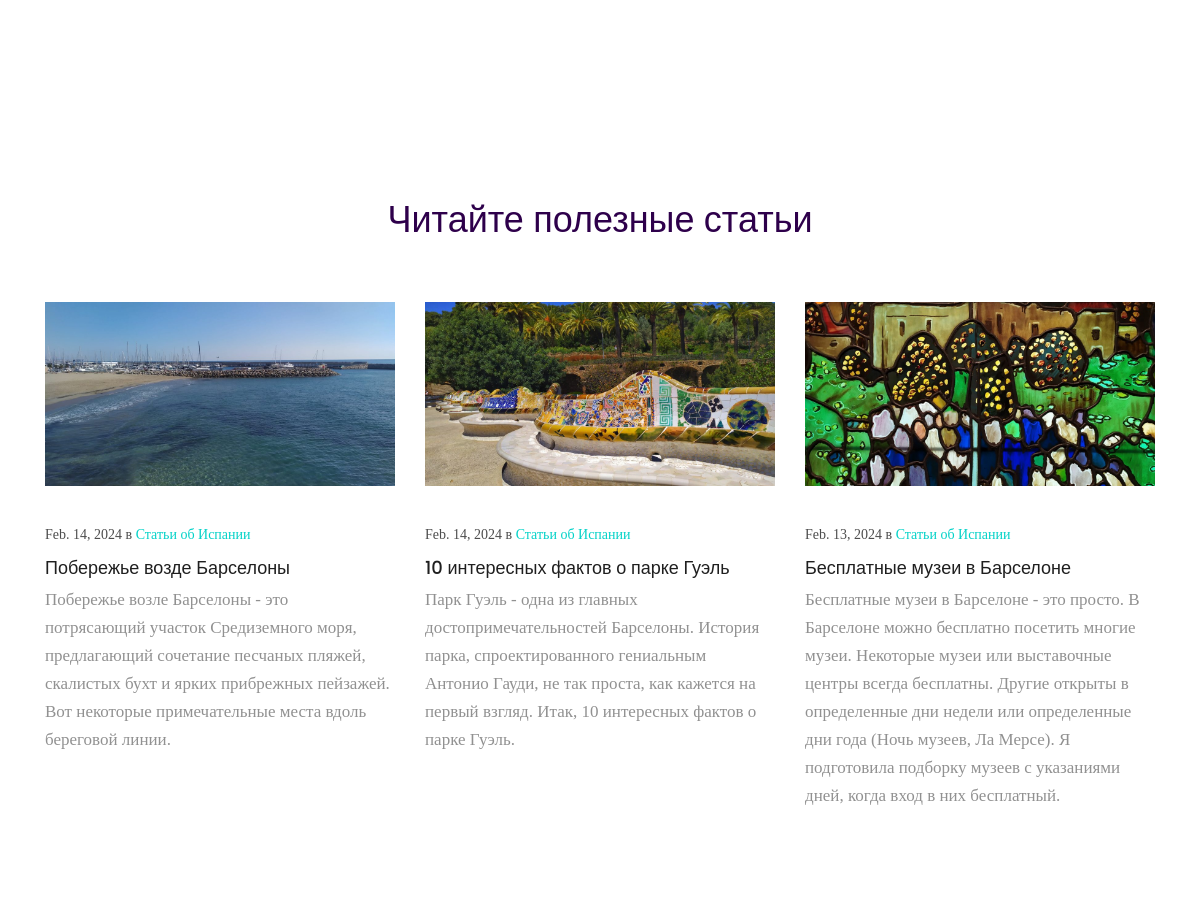
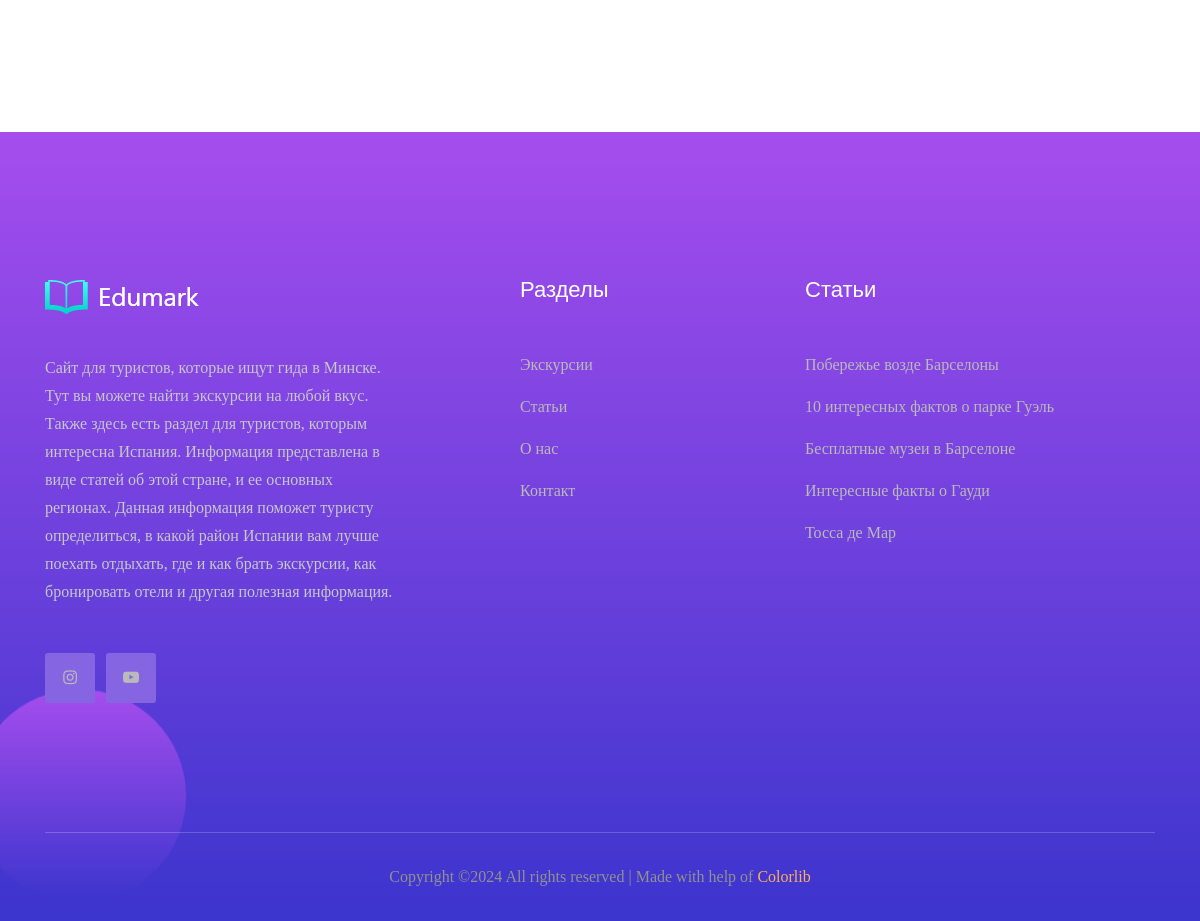
Page /catalog/about/ (lower part) on the earlier database version (2 pictures, top to bottom).
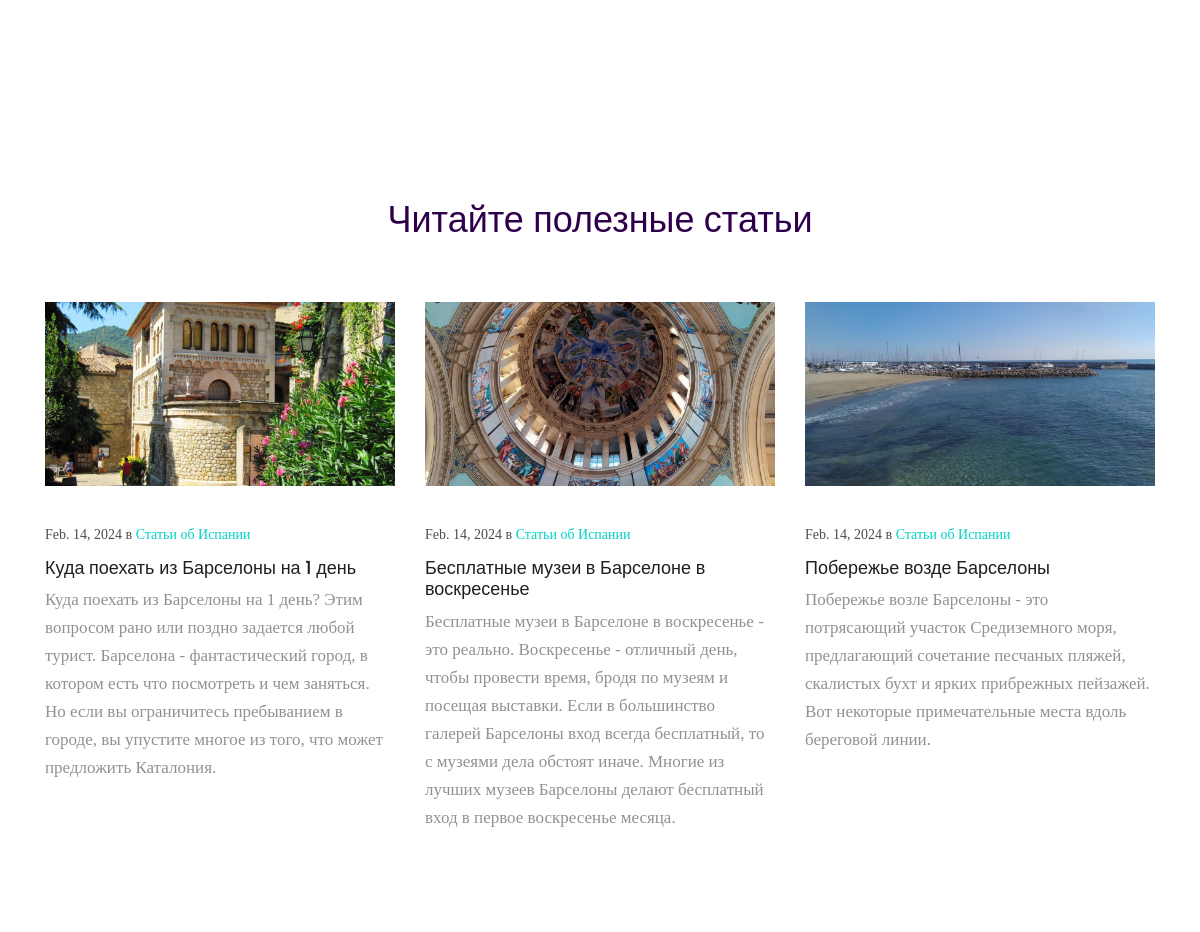
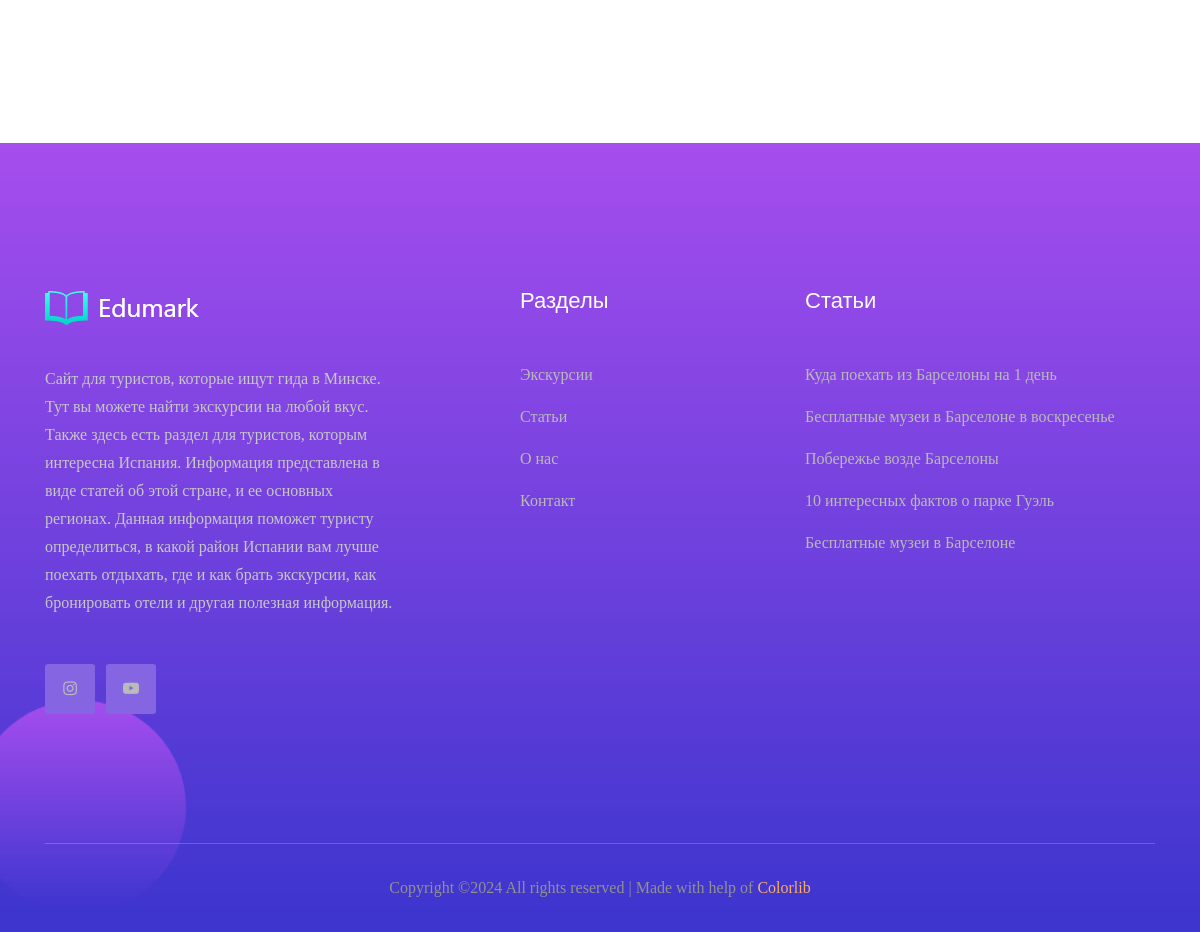
Same page on the later database version (2 pictures, top to bottom).
### catalog/models.py (models this page shows, shortened)
class Post(models.Model):
    title = models.CharField(max_length=255)
    description = models.TextField(null=True, blank=True)
    title_img = models.ImageField(upload_to='media/', null=True, blank=True)
    body = models.TextField(null=True, blank=True)
    created_on = models.DateTimeField(auto_now_add=True)
    last_modified = models.DateTimeField(auto_now=True)
    categories = models.ManyToManyField("Category", blank=True, related_name="categories")
    tags = models.ManyToManyField("Tag", blank=True)

### catalog/views.py (the view)
# urls.py: path('about/', views.about, name='about'),
def about(request):
    reviews = Review.objects.all()
    posts = Post.objects.all().order_by("-created_on")[:3]
    recent = Post.objects.all().order_by("-created_on")[:5]
    return render(request, 'about.html', context={'reviews': reviews, 'posts': posts, 'recent': recent, })

### catalog/models.py (called while the page is built)
    def __str__(self):
        return '%s %s' % (self.first_name, self.last_name)

### templates/about.html (shortened to what the changed rows need)
<!doctype html>
<html class="no-js" lang="zxx">
<head>
    {% load static %}
    <link rel="stylesheet" href="{% static 'css/bootstrap.min.css' %}">
    <link rel="stylesheet" href="{% static 'css/owl.carousel.min.css' %}">
    <link rel="stylesheet" href="{% static 'css/magnific-popup.css' %}">
    <link rel="stylesheet" href="{% static 'css/font-awesome.min.css' %}">
    <link rel="stylesheet" href="{% static 'css/themify-icons.css' %}">
    <link rel="stylesheet" href="{% static 'css/nice-select.css' %}">
    <link rel="stylesheet" href="{% static 'css/flaticon.css' %}">
    <link rel="stylesheet" href="{% static 'css/gijgo.css' %}">
    <link rel="stylesheet" href="{% static 'css/animate.css' %}">
    <link rel="stylesheet" href="{% static 'css/slicknav.css' %}">
    <link rel="stylesheet" href="{% static 'css/style.css' %}">
</head>
<body>
    <div class="our_latest_blog">
        <div class="container">
            <div class="row">
                <div class="col-xl-12">
                    <div class="section title text-center mb-100">
                        <h1>Читайте полезные статьи</h1>
                    </div>
                </div>
            </div>
            <div class="row">
                {% for post in posts %}
            <div class="col-xl-4 col-md-4">
                <div class="single_latest_blog">
                    <div class="thumb">
                        <img src="{{ post.title_img.url }}" alt>
                    </div>
                    <div class="content_blog">
                        <div class="date">
                            <p>
                                {{ post.created_on.date }} в
                                <a href="{% url 'blog' %}">Статьи об Испании</a>
                            </p>
                        </div>
                        <div class="blog_meta">
                            <h3>
                                <a href="/catalog/blog/{{ post.id }}">{{ post.title }}</a>
                            </h3>
                        </div>
                        <p class="blog_text">
                            {{ post.description }}
                        </p>
                    </div>
                </div>
            </div>
                {% endfor %}
            </div>
        </div>
    </div>
    <footer class="footer footer_bg_1">
      <div class="footer_top">
          <div class="container">
              <div class="row">
                  <div class="col-xl-4 col-md-6 col-lg-4">
                      <div class="footer_widget">
                          <ul class="none-list">
                              {% for post in recent %}
                              <li><a href="/catalog/blog/{{ post.id }}">{{ post.title }}</a></li>
                              {% endfor %}
                          </ul>
                      </div>
                  </div>
              </div>
          </div>
      </div>
  </footer>
</body>
</html>

Differences in the rows shown:
no longer on this page (row unchanged): Post: title "Интересные факты о Гауди", shown under "Статьи"
no longer on one of the page's lists (row unchanged): Post: created_on "Feb. 14, 2024", title "10 интересных фактов о парке Гуэль", description "Парк Гуэль - одна из главных достопримечательностей Барселоны. История парка, спроектированного гениальным Антонио Гауди, не так проста, как кажется на первый взгляд. Итак, 10 интересных фактов о парке Гуэль."
no longer on this page (row unchanged): Post: title "Тосса де Мар", shown under "Статьи"
no longer on one of the page's lists (row unchanged): Post: created_on "Feb. 13, 2024", title "Бесплатные музеи в Барселоне", description "Бесплатные музеи в Барселоне - это просто. В Барселоне можно бесплатно посетить многие музеи. Некоторые музеи или выставочные центры всегда бесплатны. Другие открыты в определенные дни недели или определенные дни года (Ночь музеев, Ла Мерсе). Я подготовила подборку музеев с указаниями дней, когда вход в них бесплатный."
added Post: title_img (picture), created_on "Feb. 14, 2024", title "Куда поехать из Барселоны на 1 день", description "Куда поехать из Барселоны на 1 день? Этим вопросом рано или поздно задается любой турист. Барселона - фантастический город, в котором есть что посмотреть и чем заняться. Но если вы ограничитесь пребыванием в городе, вы упустите многое из того, что может предложить Каталония."
added Post: title_img (picture), created_on "Feb. 14, 2024", title "Бесплатные музеи в Барселоне в воскресенье", description "Бесплатные музеи в Барселоне в воскресенье - это реально. Воскресенье - отличный день, чтобы провести время, бродя по музеям и посещая выставки. Если в большинство галерей Барселоны вход всегда бесплатный, то с музеями дела обстоят иначе. Многие из лучших музеев Барселоны делают бесплатный вход в первое воскресенье месяца."
